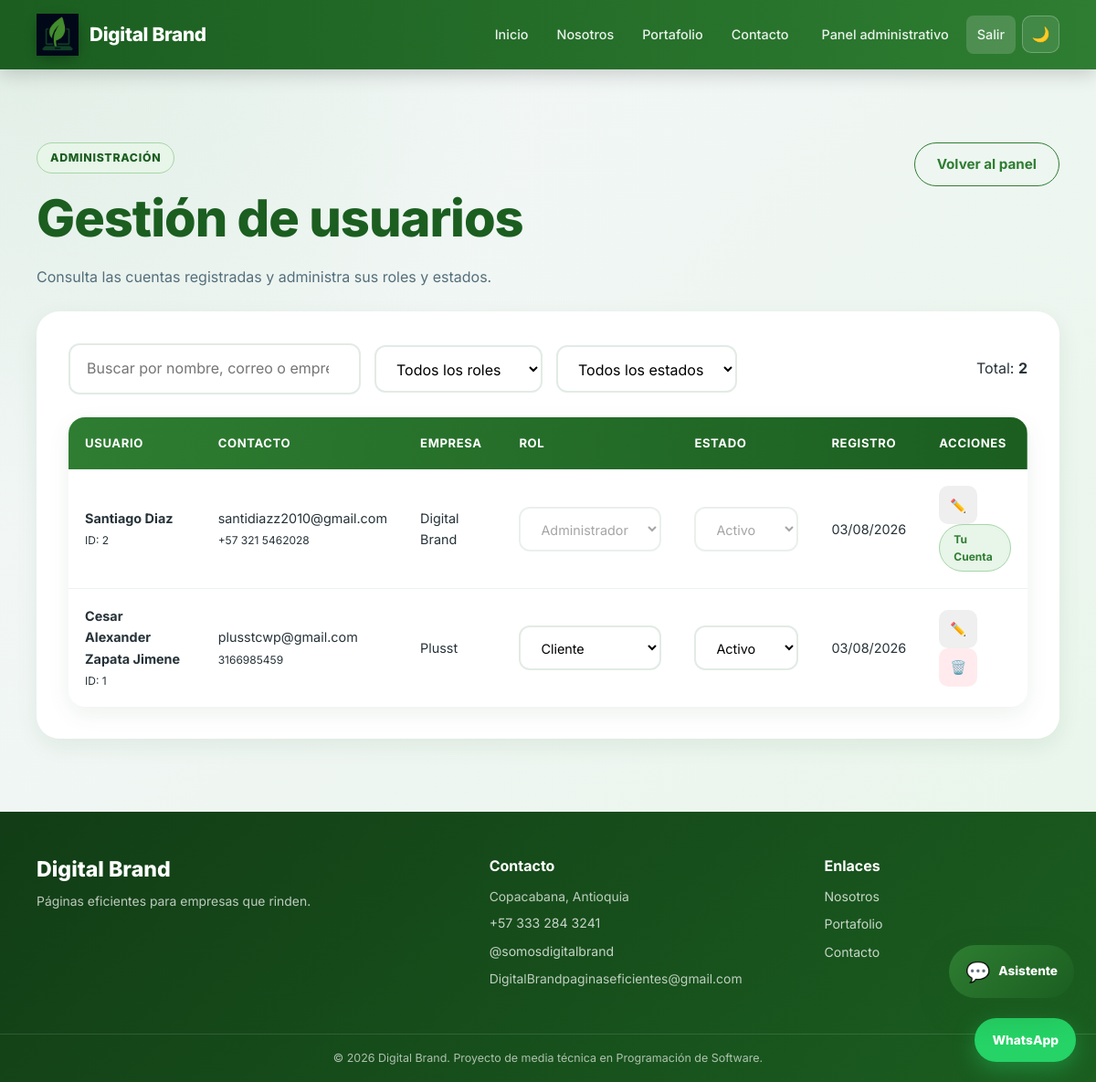
The app's page /admin/usuarios.php (signed in) with its own data.
### tables this page shows
CREATE TABLE `usuarios` (
  `id_usuario` int(10) UNSIGNED NOT NULL,
  `nombre` varchar(100) NOT NULL,
  `correo` varchar(150) NOT NULL,
  `contrasena` varchar(255) NOT NULL,
  `telefono` varchar(20) DEFAULT NULL,
  `empresa` varchar(120) DEFAULT NULL,
  `rol` enum('cliente','administrador') NOT NULL DEFAULT 'cliente',
  `estado` enum('activo','inactivo') NOT NULL DEFAULT 'activo',
  `fecha_registro` timestamp NOT NULL DEFAULT current_timestamp(),
  `fecha_actualizacion` timestamp NOT NULL DEFAULT current_timestamp() ON UPDATE current_timestamp()
);

### includes/funciones.php (called while the page is built, shortened)
<?php
function escapar($dato)
{
    return htmlspecialchars($dato, ENT_QUOTES, 'UTF-8');
}

### admin/usuarios.php (the view, shortened to what this page needs)
<?php
$conexion = Database::conectar();
$usuarios = $conexion->query("
    SELECT
        id_usuario,
        nombre,
        correo,
        telefono,
        empresa,
        rol,
        estado,
        fecha_registro
    FROM usuarios
    ORDER BY fecha_registro DESC
")->fetchAll();
require_once __DIR__ . '/../includes/header.php';
?>
<section class="seccion">
    <div class="contenedor">
        <div class="panel-titulo">
            <div>
                <span class="etiqueta-superior">
                    Administración
                </span>
                <h1>Gestión de usuarios</h1>
                <p>
                    Consulta las cuentas registradas y administra sus roles
                    y estados.
                </p>
            </div>
            <a
                href="<?php echo APP_URL; ?>/admin/index.php"
                class="boton boton-secundario"
            >
                Volver al panel
            </a>
        </div>
        <section class="panel">
            <div class="toolbar">
                <div class="toolbar-left">
                    <input
                        type="search"
                        id="buscar-usuario"
                        class="buscar"
                        placeholder="Buscar por nombre, correo o empresa..."
                    >
                    <select id="filtro-rol" class="filtro">
                        <option value="">
                            Todos los roles
                        </option>
                    </select>
                    <select id="filtro-estado" class="filtro">
                        <option value="">
                            Todos los estados
                        </option>
                    </select>
                </div>
                <div class="toolbar-right">
                    <span>
                        Total:
                        <strong id="total-visible">
                            <?php echo count($usuarios); ?>
                        </strong>
                    </span>
                </div>
            </div>
            <?php if (empty($usuarios)): ?>
                <div class="estado-vacio">
                    <div class="estado-vacio-icono">
                        👥
                    </div>
                    <h2>No existen usuarios registrados</h2>
                </div>
            <?php else: ?>
                <div class="table-responsive">
                    <table class="table" id="tabla-usuarios">
                        <thead>
                            <tr>
                                <th>Usuario</th>
                                <th>Contacto</th>
                                <th>Empresa</th>
                                <th>Rol</th>
                                <th>Estado</th>
                                <th>Registro</th>
                                <th>Acciones</th>
                            </tr>
                        </thead>
                        <tbody>
                            <?php foreach ($usuarios as $usuario): ?>
                                <tr
                                    data-fila-usuario
                                    data-id="<?php
                                        echo (int) $usuario['id_usuario'];
                                    ?>"
                                    data-nombre="<?php
                                        echo escapar($usuario['nombre']);
                                    ?>"
                                    data-correo="<?php
                                        echo escapar($usuario['correo']);
                                    ?>"
                                    data-telefono="<?php
                                        echo escapar($usuario['telefono'] ?? '');
                                    ?>"
                                    data-empresa="<?php
                                        echo escapar($usuario['empresa'] ?? '');
                                    ?>"
                                    data-busqueda="<?php
                                        echo escapar(
                                            strtolower(
                                                $usuario['nombre'] . ' ' .
                                                $usuario['correo'] . ' ' .
                                                ($usuario['empresa'] ?? '')
                                            )
                                        );
                                    ?>"
                                    data-rol="<?php
                                        echo escapar($usuario['rol']);
                                    ?>"
                                    data-estado="<?php
                                        echo escapar($usuario['estado']);
                                    ?>"
                                >
                                    <td data-label="Usuario">
                                        <strong>
                                            <?php echo escapar(
                                                $usuario['nombre']
                                            ); ?>
                                        </strong>
                                        <br>
                                        <small>
                                            ID:
                                            <?php echo (int) $usuario['id_usuario']; ?>
                                        </small>
                                    </td>
                                    <td data-label="Contacto">
                                        <?php echo escapar(
                                            $usuario['correo']
                                        ); ?>
                                        <br>
                                        <small>
                                            <?php echo $usuario['telefono']
                                                ? escapar($usuario['telefono'])
                                                : 'Sin teléfono'; ?>
                                        </small>
                                    </td>
                                    <td data-label="Empresa">
                                        <?php echo $usuario['empresa']
                                            ? escapar($usuario['empresa'])
                                            : 'No registrada'; ?>
                                    </td>
                                    <td data-label="Rol">
                                        <select
                                            class="filtro selector-rol"
                                            data-id="<?php
                                                echo (int) $usuario['id_usuario'];
                                            ?>"
                                            <?php echo
                                                (int) $usuario['id_usuario'] ===
                                                (int) $_SESSION['id_usuario']
                                                    ? 'disabled'
                                                    : '';
                                            ?>
                                        >
                                            <option
                                                value="cliente"
                                                <?php echo
                                                    $usuario['rol'] === 'cliente'
                                                        ? 'selected'
                                                        : '';
                                                ?>
                                            >
                                                Cliente
                                            </option>
                                            <option
                                                value="administrador"
                                                <?php echo
                                                    $usuario['rol'] ===
                                                    'administrador'
                                                        ? 'selected'
                                                        : '';
                                                ?>
                                            >
                                                Administrador
                                            </option>
                                        </select>
                                    </td>
                                    <td data-label="Estado">
                                        <select
                                            class="filtro selector-estado"
                                            data-id="<?php
                                                echo (int) $usuario['id_usuario'];
                                            ?>"
                                            <?php echo
                                                (int) $usuario['id_usuario'] ===
                                                (int) $_SESSION['id_usuario']
                                                    ? 'disabled'
                                                    : '';
                                            ?>
                                        >
                                            <option
                                                value="activo"
                                                <?php echo
                                                    $usuario['estado'] === 'activo'
                                                        ? 'selected'
                                                        : '';
                                                ?>
                                            >
                                                Activo
                                            </option>
                                        </select>
                                    </td>
                                    <td data-label="Registro">
                                        <?php echo date(
                                            'd/m/Y',
                                            strtotime(
                                                $usuario['fecha_registro']
                                            )
                                        ); ?>
                                    </td>
                                    <td data-label="Acciones">
                                        <button
                                            type="button"
                                            class="btn-icon editar-usuario"
                                            data-id="<?php
                                                echo (int) $usuario['id_usuario'];
                                            ?>"
                                            title="Editar información"
                                        >
                                            ✏️
                                        </button>
                                        <?php if (
                                            (int) $usuario['id_usuario'] ===
                                            (int) $_SESSION['id_usuario']
                                        ): ?>
                                            <span class="badge badge-activo">
                                                Tu cuenta
                                            </span>
                                        <?php else: ?>
                                            <button
                                                type="button"
                                                class="btn-icon btn-eliminar eliminar-usuario"
                                                data-id="<?php
                                                    echo (int) $usuario['id_usuario'];
                                                ?>"
                                                data-nombre="<?php
                                                    echo escapar($usuario['nombre']);
                                                ?>"
                                                title="Eliminar usuario"
                                            >
                                                🗑️
                                            </button>
                                        <?php endif; ?>
                                    </td>
                                </tr>
                            <?php endforeach; ?>
                        </tbody>
                    </table>
                </div>
            <?php endif; ?>
        </section>
    </div>
</section>
<?php
require_once __DIR__ . '/../includes/footer.php';
?>

### records on screen
usuarios: nombre "Santiago Diaz", id_usuario "2", correo "santidiazz2010@gmail.com", telefono "+57 321 5462028", empresa "Digital Brand", rol+id_usuario "Administrador", estado+id_usuario "Activo", fecha_registro "03/08/2026", shows "Tu Cuenta"
usuarios: nombre "Cesar Alexander Zapata Jimene", id_usuario "1", correo "plusstcwp@gmail.com", telefono "3166985459", empresa "Plusst", rol+id_usuario "Cliente", estado+id_usuario "Activo", fecha_registro "03/08/2026"

### other values on screen
count($usuarios) "2"
